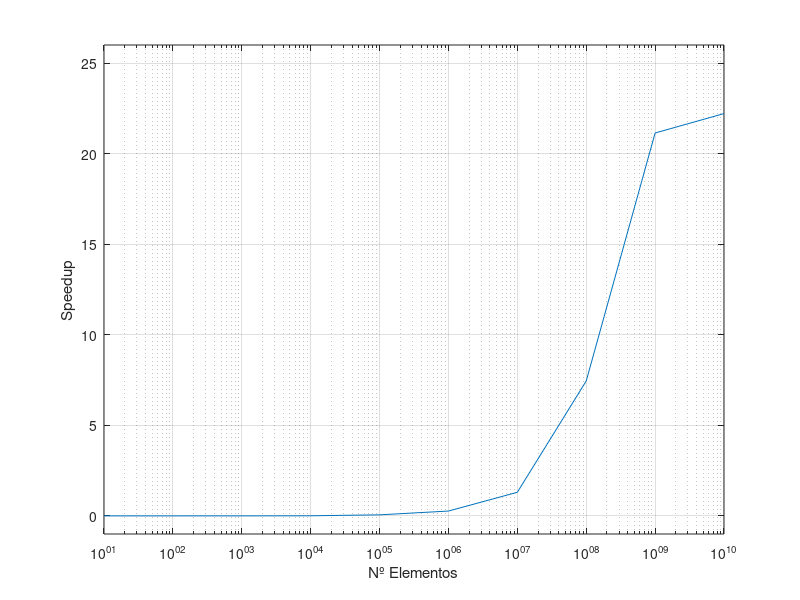

The MATLAB script that drew this image:
clear; clc; close all;

OpenACC = [57.660828, 59.191677, 56.263539, 56.047478, 56.359085, 57.912639, 62.675758, 98.675815, 343.076298, 460.299380];
Sequential = [0.000692, 0.003598, 0.032891, 0.326033, 3.301003, 15.475167, 81.690587, 735.022999, 7253.093165, 10224.700966];


speedup = Sequential./OpenACC;
elementos = [10, 10^2, 10^3, 10^4, 10^5, 10^6, 10^7, 10^8, 10^9, 10^10];

figure; semilogx(elementos, speedup); grid on;
xlabel("Nº Elementos"); ylabel("Speedup");
ylim([-1 26]); xlim([10 10^10]);
